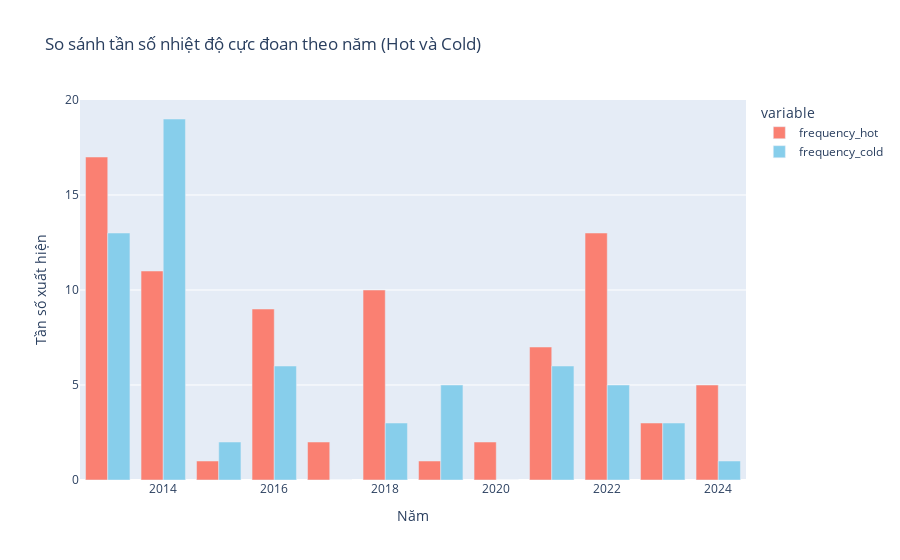

The notebook cell saved with this chart:
### Code cell
fig = px.bar(
    df1,
    x='YEAR',
    y=['frequency_hot', 'frequency_cold'],
    barmode='group',  # Grouped bar chart
    labels={'value': 'Tần số xuất hiện', 'YEAR': 'Năm'},
    title='So sánh tần số nhiệt độ cực đoan theo năm (Hot và Cold)',
    color_discrete_sequence=['salmon', 'skyblue']
)
fig.show()

### Figure 1 — Plotly figure (JSON) as saved in the notebook; plotly's stock layout.template omitted (floating-point values rounded to 4 significant figures)
{"data": [{"alignmentgroup": "True", "hovertemplate": "variable=frequency_hot<br>Năm=%{x}<br>Tần số xuất hiện=%{y}<extra></extra>", "legendgroup": "frequency_hot", "marker": {"color": "salmon", "pattern": {"shape": ""}}, "name": "frequency_hot", "offsetgroup": "frequency_hot", "orientation": "v", "showlegend": true, "textposition": "auto", "type": "bar", "x": [2013, 2014, 2015, 2016, 2017, 2018, 2019, 2020, 2021, 2022, 2023, 2024], "xaxis": "x", "y": [17, 11, 1, 9, 2, 10, 1, 2, 7, 13, 3, 5], "yaxis": "y"}, {"alignmentgroup": "True", "hovertemplate": "variable=frequency_cold<br>Năm=%{x}<br>Tần số xuất hiện=%{y}<extra></extra>", "legendgroup": "frequency_cold", "marker": {"color": "skyblue", "pattern": {"shape": ""}}, "name": "frequency_cold", "offsetgroup": "frequency_cold", "orientation": "v", "showlegend": true, "textposition": "auto", "type": "bar", "x": [2013, 2014, 2015, 2016, 2017, 2018, 2019, 2020, 2021, 2022, 2023, 2024], "xaxis": "x", "y": [13, 19, 2, 6, 0, 3, 5, 0, 6, 5, 3, 1], "yaxis": "y"}], "layout": {"barmode": "group", "legend": {"title": {"text": "variable"}, "tracegroupgap": 0}, "title": {"text": "So sánh tần số nhiệt độ cực đoan theo năm (Hot và Cold)"}, "xaxis": {"anchor": "y", "domain": [0, 1], "title": {"text": "Năm"}}, "yaxis": {"anchor": "x", "domain": [0, 1], "title": {"text": "Tần số xuất hiện"}}}}
